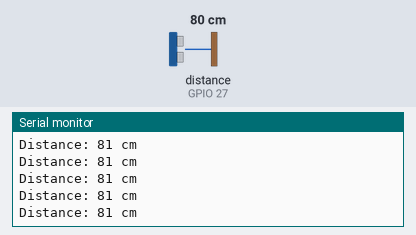
The sketch below on a simulated ESP32. On the bench: the last lines printed to the serial monitor. Inputs (shaded band) come from the test bench; at power-on: distance to the obstacle (sensor on GPIO 27) 80 cm. The echo pulse lasts 58.3 µs per cm.

Above: at 1.2 s.
1.3 s: distance to the obstacle (sensor on GPIO 27) set to 198 cm
At 1.34 s:
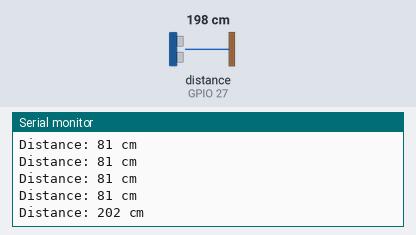
2.8 s: distance to the obstacle (sensor on GPIO 27) set to 204 cm
At 2.9 s:
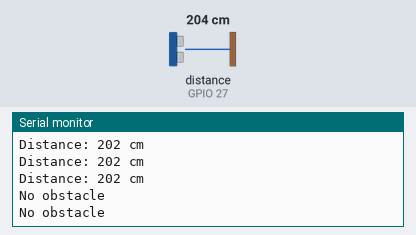

The sketch:

sketch_nov29a.ino
```cpp
#include <NewPing.h>

#define TRIGGER_PIN  14 // Arduino pin connected to the trigger pin on the ultrasonic sensor.
#define ECHO_PIN     27 // Arduino pin connected to the echo pin on the ultrasonic sensor.
#define MAX_DISTANCE 200 // Maximum distance (in centimeters) to ping.

NewPing sonar(TRIGGER_PIN, ECHO_PIN, MAX_DISTANCE); // NewPing setup of pins and maximum distance.

void setup() {
  Serial.begin(9600); // Open a serial connection for debugging.
}

void loop() {
  delay(50);                      // Wait 50ms between pings.
  unsigned int distance = sonar.ping_cm();

  if (distance == 0) {
    Serial.println("No obstacle");
  } else {
    Serial.print("Distance: ");
    Serial.print(distance);
    Serial.println(" cm");
  }
}
```

Measured:
- the behaviour switches between 200 and 201 cm on distance to the obstacle (sensor on GPIO 27) (found by bisection; images 1 and 2)
- after the input at 1.3 s, the serial monitor: prints a new line at once (image 1)
- after the input at 2.8 s, the serial monitor: prints a new line at once (image 2)
